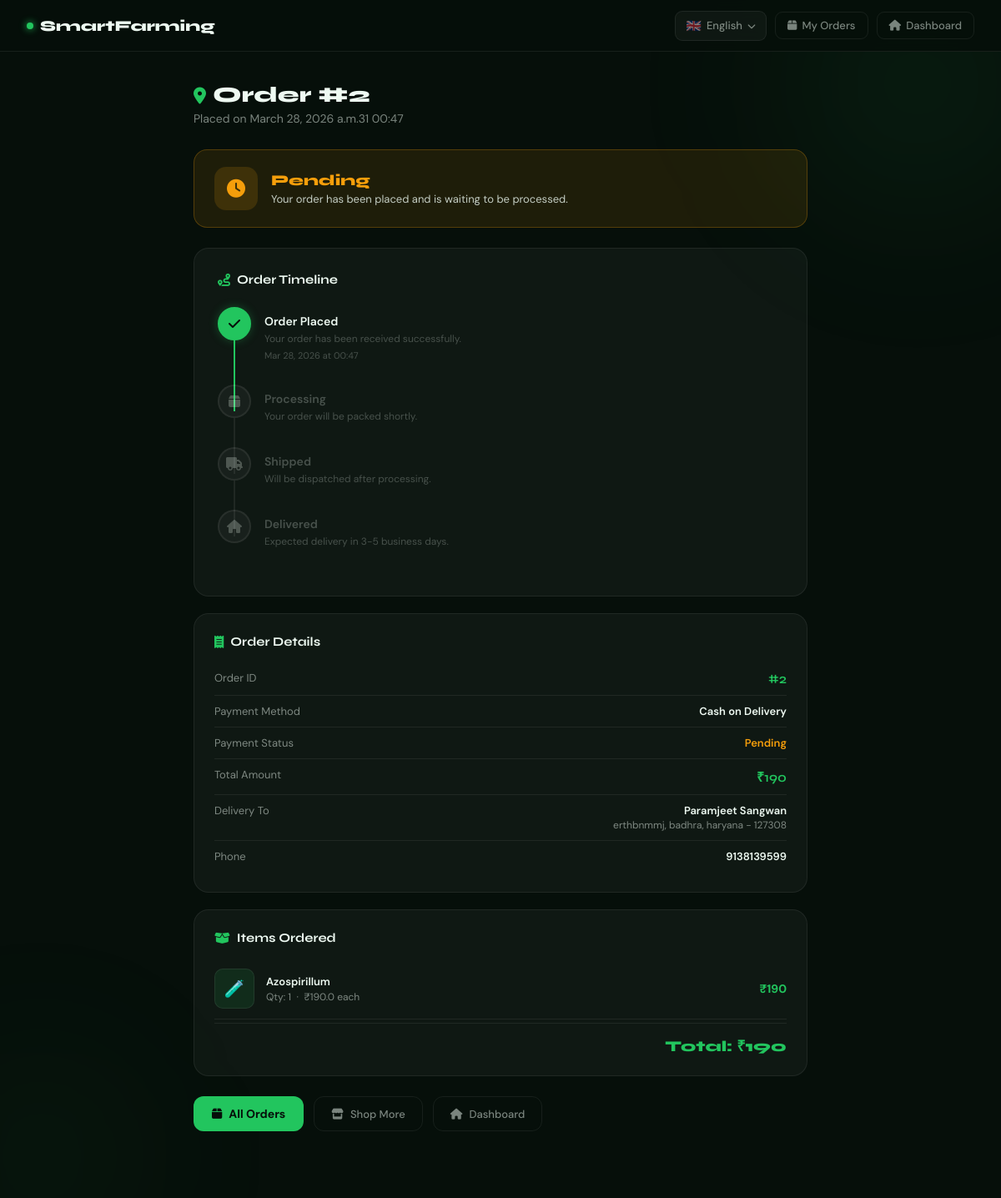
The page /marketplace/track/2/ (signed in) on the database its author committed.
### apps/orders/models.py (models this page shows, shortened)
class Order(models.Model):
    STATUS_CHOICES = [
        ('pending',    'Pending'),
        ('processing', 'Processing'),
        ('shipped',    'Shipped'),
        ('delivered',  'Delivered'),
        ('cancelled',  'Cancelled'),
        ('returned',   'Returned'),
    ]
    PAYMENT_CHOICES = [
        ('cod',      'Cash on Delivery'),
        ('razorpay', 'Razorpay'),
        ('stripe',   'Stripe'),
        ('upi',      'UPI'),
        ('card',     'Credit / Debit Card'),
    ]
    user = models.ForeignKey(User, on_delete=models.CASCADE, related_name='orders')
    shipping_address = models.ForeignKey(
        ShippingAddress, on_delete=models.SET_NULL,
        null=True, blank=True, related_name='orders'
    )
    total_price = models.FloatField(default=0)
    status = models.CharField(max_length=20, choices=STATUS_CHOICES, default='pending')
    payment_method = models.CharField(max_length=20, choices=PAYMENT_CHOICES, default='cod')
    payment_status = models.CharField(
        max_length=20,
        choices=[('pending','Pending'),('paid','Paid'),('failed','Failed'),('refunded','Refunded')],
        default='pending'
    )
    upi_transaction_id = models.CharField(max_length=100, blank=True, null=True)
    created_at = models.DateTimeField(auto_now_add=True)

class ShippingAddress(models.Model):
    user = models.ForeignKey(User, on_delete=models.CASCADE, related_name='addresses')
    full_name = models.CharField(max_length=100)
    phone = models.CharField(max_length=15)
    alternate_phone = models.CharField(max_length=15, blank=True)
    address_line = models.TextField()
    city = models.CharField(max_length=100)
    state = models.CharField(max_length=100)
    pincode = models.CharField(max_length=10)
    landmark = models.CharField(max_length=200, blank=True)
    is_default = models.BooleanField(default=False)
    created_at = models.DateTimeField(auto_now_add=True)

class OrderItem(models.Model):
    order = models.ForeignKey(Order, related_name='items', on_delete=models.CASCADE)
    item_type = models.CharField(max_length=50, default='tool')
    item_id = models.PositiveIntegerField(default=0)
    name = models.CharField(max_length=100, default='unknown')
    price = models.FloatField(default=0)
    quantity = models.PositiveIntegerField(default=1)

### apps/marketplace/views.py (the view)
# urls.py: path('track/<int:order_id>/', views.order_tracking, name='order_tracking'),
@login_required
def order_tracking(request, order_id):
    order = get_object_or_404(Order, id=order_id, user=request.user)
    items = order.items.all()
    for item in items:
        if item.item_type == 'tool':
            item.product = Tool.objects.filter(id=item.item_id).first()
        elif item.item_type == 'pesticide':
            item.product = Pesticide.objects.filter(id=item.item_id).first()
        else:
            item.product = None
    return render(request, 'marketplace/order_tracking.html', {
        'order': order, 'items': items,
    })

### apps/marketplace/templates/marketplace/order_tracking.html (shortened to what this page needs)
{% load static %}
{% load i18n %}
<!DOCTYPE html>
<html lang="en">
<head>
    <link rel="stylesheet" href="https://cdnjs.cloudflare.com/ajax/libs/font-awesome/6.4.0/css/all.min.css">
</head>
<body>
<div class="orb o1"></div>
<div class="orb o2"></div>
<header class="topbar">
    <a href="{% url 'marketplace:marketplace_home' %}" class="brand">
        <div class="brand-dot"></div>SmartFarming
    </a>
    <div class="tbr">
        {% include "partials/lang_switcher.html" %}
        <a href="{% url 'marketplace:my_orders' %}" class="tbl"><i class="fas fa-box"></i> My Orders</a>
        <a href="{% url 'dashboard' %}" class="tbl"><i class="fas fa-home"></i> Dashboard</a>
    </div>
</header>
<main class="main">
    <div class="page-head">
        <h1><i class="fas fa-location-dot" style="color:var(--green);font-size:20px;"></i> Order #{{ order.id }}</h1>
        <p>Placed on {{ order.created_at|date:"F d, Y at H:i" }}</p>
    </div>
    <div class="status-banner s-{{ order.status }}">
        <div class="sb-icon">
            {% if order.status == 'pending' %}<i class="fas fa-clock"></i>
            {% elif order.status == 'processing' %}<i class="fas fa-rotate"></i>
            {% elif order.status == 'shipped' %}<i class="fas fa-truck"></i>
            {% elif order.status == 'delivered' %}<i class="fas fa-check-circle"></i>
            {% elif order.status == 'cancelled' %}<i class="fas fa-xmark-circle"></i>
            {% elif order.status == 'returned' %}<i class="fas fa-rotate-left"></i>
            {% endif %}
        </div>
        <div>
            <div class="sb-title">{{ order.get_status_display }}</div>
            <div class="sb-sub">
                {% if order.status == 'pending' %}Your order has been placed and is waiting to be processed.
                {% elif order.status == 'processing' %}We are preparing your order for shipment.
                {% elif order.status == 'shipped' %}Your order is on its way! Expected delivery in 2-3 days.
                {% elif order.status == 'delivered' %}Your order has been delivered successfully.
                {% elif order.status == 'cancelled' %}This order has been cancelled.
                {% elif order.status == 'returned' %}This order has been returned.
                {% endif %}
            </div>
        </div>
    </div>
    <div class="timeline-card">
        <div class="tl-title"><i class="fas fa-route" style="color:var(--green);"></i> Order Timeline</div>
        <div class="timeline">
            <div class="tl-step done">
                <div class="tl-left">
                    <div class="tl-dot"><i class="fas fa-check"></i></div>
                </div>
                <div class="tl-right">
                    <div class="tl-name">Order Placed</div>
                    <div class="tl-desc">Your order has been received successfully.</div>
                    <div class="tl-date">{{ order.created_at|date:"M d, Y" }} at {{ order.created_at|time:"H:i" }}</div>
                </div>
            </div>
            <div class="tl-step {% if order.status == 'processing' %}active{% elif order.status in 'shipped,delivered' %}done{% else %}pending{% endif %}">
                <div class="tl-left">
                    <div class="tl-dot">
                        {% if order.status == 'processing' %}<i class="fas fa-rotate fa-spin"></i>
                        {% elif order.status in 'shipped,delivered' %}<i class="fas fa-check"></i>
                        {% else %}<i class="fas fa-box"></i>{% endif %}
                    </div>
                </div>
                <div class="tl-right">
                    <div class="tl-name">Processing</div>
                    <div class="tl-desc">
                        {% if order.status == 'processing' %}We are preparing and packing your order.
                        {% elif order.status in 'shipped,delivered' %}Order was packed and ready for dispatch.
                        {% else %}Your order will be packed shortly.{% endif %}
                    </div>
                </div>
            </div>
            <div class="tl-step {% if order.status == 'shipped' %}active{% elif order.status == 'delivered' %}done{% else %}pending{% endif %}">
                <div class="tl-left">
                    <div class="tl-dot">
                        {% if order.status == 'shipped' %}<i class="fas fa-truck fa-bounce"></i>
                        {% elif order.status == 'delivered' %}<i class="fas fa-check"></i>
                        {% else %}<i class="fas fa-truck"></i>{% endif %}
                    </div>
                </div>
                <div class="tl-right">
                    <div class="tl-name">Shipped</div>
                    <div class="tl-desc">
                        {% if order.status == 'shipped' %}Your order is out for delivery!
                        {% elif order.status == 'delivered' %}Order was shipped and delivered.
                        {% else %}Will be dispatched after processing.{% endif %}
                    </div>
                </div>
            </div>
            {% if order.status == 'cancelled' or order.status == 'returned' %}
            <div class="tl-step cancelled">
                <div class="tl-left">
                    <div class="tl-dot"><i class="fas fa-xmark"></i></div>
                </div>
                <div class="tl-right">
                    <div class="tl-name" style="color:var(--red);">{{ order.get_status_display }}</div>
                    <div class="tl-desc">
                        {% if order.status == 'cancelled' %}This order was cancelled.
                        {% else %}This order was returned.{% endif %}
                    </div>
                    <div class="tl-date">{{ order.created_at|date:"M d, Y" }}</div>
                </div>
            </div>
            {% else %}
            <div class="tl-step {% if order.status == 'delivered' %}done active{% else %}pending{% endif %}">
                <div class="tl-left">
                    <div class="tl-dot">
                        {% if order.status == 'delivered' %}<i class="fas fa-check"></i>
                        {% else %}<i class="fas fa-house"></i>{% endif %}
                    </div>
                </div>
                <div class="tl-right">
                    <div class="tl-name">Delivered</div>
                    <div class="tl-desc">
                        {% if order.status == 'delivered' %}Your order has been delivered successfully!
                        {% else %}Expected delivery in 3-5 business days.{% endif %}
                    </div>
                </div>
            </div>
            {% endif %}
        </div>
    </div>
    <div class="details-card">
        <div class="dc-title"><i class="fas fa-receipt" style="color:var(--green);"></i> Order Details</div>
        <div class="dc-row">
            <span class="dc-lbl">{% trans "Order ID" %}</span>
            <span class="dc-val" style="color:var(--green);font-family:'Syne',sans-serif;font-size:16px;">#{{ order.id }}</span>
        </div>
        <div class="dc-row">
            <span class="dc-lbl">{% trans "Payment Method" %}</span>
            <span class="dc-val">{{ order.get_payment_method_display }}</span>
        </div>
        <div class="dc-row">
            <span class="dc-lbl">Payment Status</span>
            <span class="dc-val" style="color:{% if order.payment_status == 'paid' %}var(--green){% elif order.payment_status == 'pending' %}var(--gold){% else %}var(--red){% endif %};">
                {{ order.payment_status|capfirst }}
            </span>
        </div>
        <div class="dc-row">
            <span class="dc-lbl">Total Amount</span>
            <span class="dc-val" style="color:var(--green);font-family:'Syne',sans-serif;font-size:16px;">&#8377;{{ order.total_price|floatformat:0 }}</span>
        </div>
        {% if order.shipping_address %}
        <div class="dc-row">
            <span class="dc-lbl">Delivery To</span>
            <span class="dc-val">
                {{ order.shipping_address.full_name }}<br>
                <span style="font-weight:400;color:var(--muted);font-size:12px;">
                    {{ order.shipping_address.address_line }},
                    {{ order.shipping_address.city }},
                    {{ order.shipping_address.state }} - {{ order.shipping_address.pincode }}
                </span>
            </span>
        </div>
        <div class="dc-row">
            <span class="dc-lbl">Phone</span>
            <span class="dc-val">{{ order.shipping_address.phone }}</span>
        </div>
        {% endif %}
    </div>
    <div class="items-card">
        <div class="dc-title"><i class="fas fa-box-open" style="color:var(--green);"></i> Items Ordered</div>
        {% for item in items %}
        <div class="item-row">
            <div class="item-img">
                {% if item.product and item.product.image %}<img src="{{ item.product.image.url }}" alt="">
                {% elif item.item_type == 'tool' %}&#128296;{% else %}&#129514;{% endif %}
            </div>
            <div style="flex:1">
                <div class="item-name">{{ item.name }}</div>
                <div class="item-qty">Qty: {{ item.quantity }} &nbsp;&#183;&nbsp; &#8377;{{ item.price }} each</div>
            </div>
            <div class="item-price">&#8377;{% widthratio item.price 1 item.quantity %}</div>
        </div>
        {% endfor %}
        <div style="display:flex;justify-content:flex-end;padding-top:14px;border-top:1px solid var(--cb);margin-top:4px;">
            <div style="font-family:'Syne',sans-serif;font-size:18px;font-weight:800;color:var(--green);">
                Total: &#8377;{{ order.total_price|floatformat:0 }}
            </div>
        </div>
    </div>
    <div class="btns">
        <a href="{% url 'marketplace:my_orders' %}" class="btn-p"><i class="fas fa-box"></i> All Orders</a>
        <a href="{% url 'marketplace:tools_view' %}" class="btn-s"><i class="fas fa-store"></i> Shop More</a>
        <a href="{% url 'dashboard' %}" class="btn-s"><i class="fas fa-home"></i> Dashboard</a>
    </div>
</main>
</body>
</html>

### rows shown on the page
Order: id "2", created_at "March 28, 2026 a.m.31 00:47", status "Pending", created_at "Mar 28, 2026", created_at "00:47", payment_method "Cash on Delivery", payment_status "Pending", total_price "190", shipping_address.full_name "Paramjeet Sangwan", shipping_address.address_line "erthbnmmj", shipping_address.city "badhra", shipping_address.state "haryana", shipping_address.pincode "127308", shipping_address.phone "9138139599"
OrderItem: name "Azospirillum", quantity "1", price "190.0", price+quantity "190"
